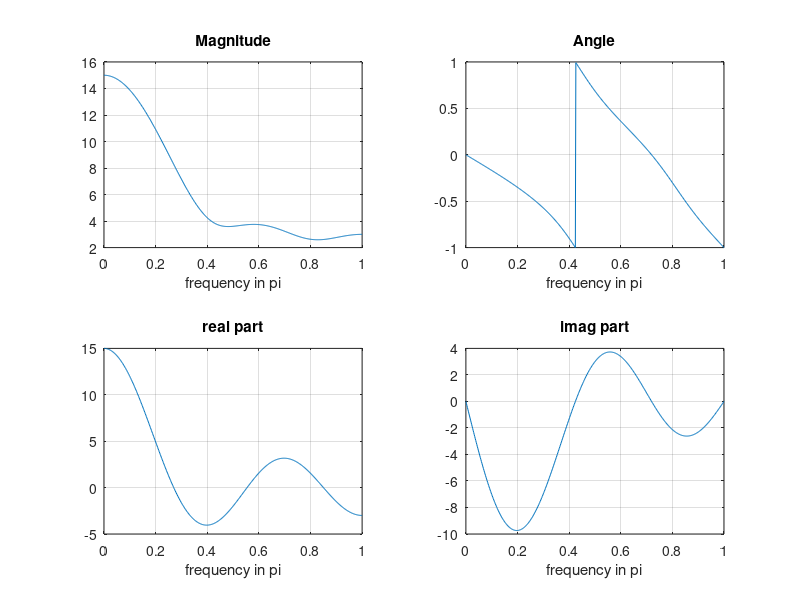
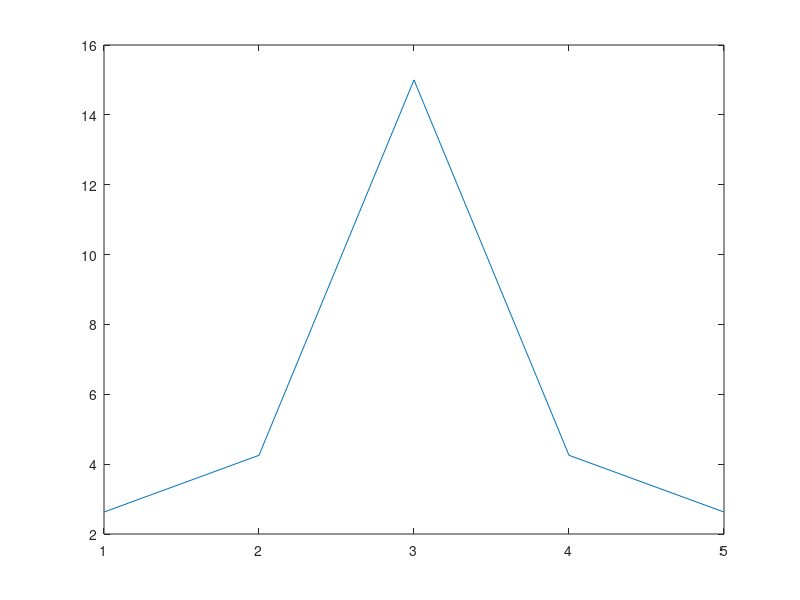
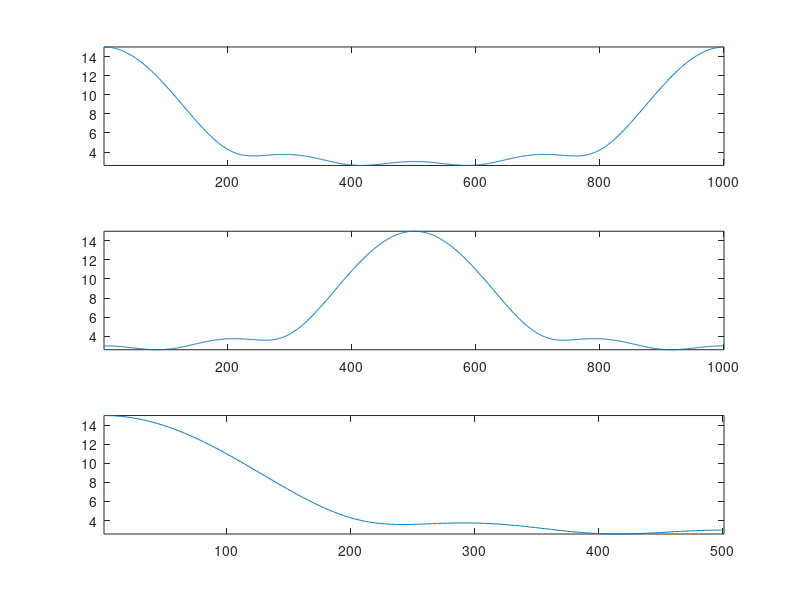
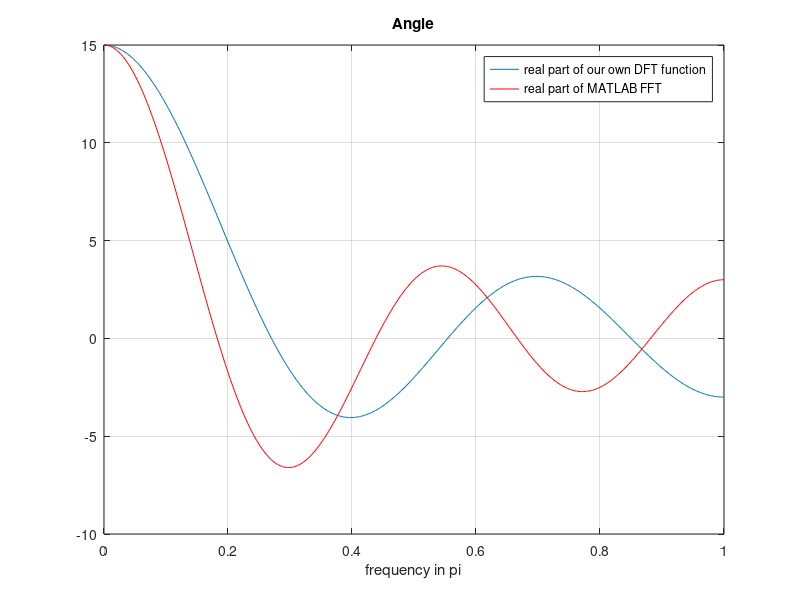

MATLAB code for these plots, in order: (Note: this script raises an error after producing the figures.)
clc; clear; close all;

%% express convolution as matrix multiplication 

h = [1 2 3 4 5]';
x = randn(3,1);
A = convmtx(h,length(x));
y = A*x;
y1 = conv(h,x);
figure
stem(y)
hold on
stem(y1)
legend('convmtx','conv')

%% matlab DTFT implementation

n = -1:3;
x = 1:5;

M = 500;
k = 0:M;
w = (pi/M)*k;

X = x * (exp(-1i*pi/M)).^(n'*k);

magX = abs(X);
angX = angle(X);
realX = real(X);
imagX = imag(X);

subplot(2,2,1); plot(k/M, magX); grid on;
xlabel('frequency in pi'); title('Magnitude');

subplot(2,2,2); plot(k/M, angX/pi); grid on;
xlabel('frequency in pi'); title('Angle');

subplot(2,2,3); plot(k/M, realX); grid on;
xlabel('frequency in pi'); title('real part');

subplot(2,2,4); plot(k/M, imagX); grid on;
xlabel('frequency in pi'); title('imag part');

%% 

xf = fft(x);

figure
plot(abs(fftshift(xf)))

%% padding zero after array in time domain, densifies fft in frequency domain
% remember: frequency output of fft is 0 to 2pi. 
% to shift it and align zero frequency at the center, we use fftshift 


x1 = zeros([M*2,1]);
x1(1:length(x)) = x;
xf = fft(x1);

figure
subplot(3,1,1); plot(abs(xf)); axis tight;
subplot(3,1,2); plot(abs(fftshift(xf))); axis tight;
subplot(3,1,3); plot(abs(xf(1:501))); axis tight;

%% compare angle of our own DFT and matlab's fft 

figure
plot(k/M, realX); grid on; hold on;
plot(k/M, real(xf(1:length(X))), 'r')
xlabel('frequency in pi'); title('Angle');
legend(['real part of our own DFT function'],['real part of MATLAB FFT']) 

%% compare real and imag part of our own DFT and matlab's fft 
% they are different because of the horizontal axis!
% horizontal axis of input is n=-1:3
% we use horizontal axis when calculating X
% we did not use it with matlab FFT
% matlab assumes that horizontal axis of signal starts from 0!
% with time shifting property of DFT (DTFT), we can overcome this limitation


figure
plot(k/M, angX/pi); grid on; hold on;
plot(k/M, angle(xf(1:length(X)))/pi, 'r')
xlabel('frequency in pi'); title('Angle');
legend(['angle of our own DFT function'],['angle of MATLAB FFT']) 

%% calculate fft of a signal that is not started from 0 ( for example started from -1 )

amount_of_shift = -1;
xf1 = xf(1:length(X)) .* exp(-1i*w'*(amount_of_shift));

figure
subplot(2,2,1); plot(k/M, magX); grid on; hold on;
plot(k/M, abs(xf1)) 
xlabel('frequency in pi'); title('Magnitude');

subplot(2,2,2); plot(k/M, angX/pi); grid on; hold on;
plot(k/M, angle(xf1)/pi)
xlabel('frequency in pi'); title('Angle');

subplot(2,2,3); plot(k/M, realX); grid on; hold on;
plot(k/M, real(xf1))
xlabel('frequency in pi'); title('real part');

subplot(2,2,4); plot(k/M, imagX); grid on; hold on;
plot(k/M, imag(xf1))
xlabel('frequency in pi'); title('imag part');

%% Linearity

n1 = -1:3;
x1 = 1:5;
alpha = 2;
xx1 = alpha*x1;

n2 = 0:6;
x2 = -5:1;
beta = 3;
xx2 = beta*x2;

[xx3,n3] = sigadd(xx1,n1,xx2,n2);

M = 500; %501 samples
k = 0:M;
w = (pi/M)*k;

X1 = x1*(exp(-1i*pi/M)).^(n1'*k);
X2 = x2*(exp(-1i*pi/M)).^(n2'*k);
X3 = xx3*(exp(-1i*pi/M)).^(n3'*k);
XX3 = alpha*X1 + beta*X2;

subplot(5,1,1); stem(n1,x1); xlim([-2 7]); 
subplot(5,1,2); stem(n2,x2); xlim([-2 7]); 
subplot(5,1,3); stem(n3,xx3); xlim([-2 7]); 
subplot(5,1,4); plot(k/M, abs(X3)); hold on; plot(k/M, abs(XX3));
subplot(5,1,5); plot(k/M, angle(X3)/pi); hold on; plot(k/M, angle(XX3)/pi); ylim([-1.5,1.5]);

%% Frequency-shifting (modulation) - example 1

n1 = -1:3;
x1 = 1:5;
w0 = pi/4;

x2 = x1 .* exp(1i*w0*n1);

X1 = x1*(exp(-1i*pi/M)).^(n1'*k);
X2 = x2*(exp(-1i*pi/M)).^(n1'*k);

figure
plot(k/M, abs(X1)); hold on;
plot(k/M, abs(X2))

%% Frequency-shifting (modulation) - example 2

n = -100:100;
x = cos(0.2*n);

x1 = x.*exp(1i*pi/2*n); % modulated signal

M = 500;
k = -M:M;
w = (pi/M)*k;

X = x*(exp(-1i*pi/M)).^(n'*k);
X1 = x1*(exp(-1i*pi/M)).^(n'*k);

[XX1,F1] = sigshift(X,w,pi/2);

figure;
plot(k/M, abs(X),'b'); hold on;
plot(k/M, abs(X1),'g')
plot(F1/pi, abs(XX1),'r')

%% conjugation

n = -1:3;
x = rand(1,5)+1i*rand(1,5);
x1=conj(x);

figure
subplot(3,2,1); stem(n,real(x))
subplot(3,2,2); stem(n,imag(x))
subplot(3,2,3); stem(n,real(x1))
subplot(3,2,4); stem(n,imag(x1))

M = 500;
k = -M:M;
w = (pi/M)*k;

X = x*(exp(-1i*pi/M)).^(n'*k);
X1 = x1*(exp(-1i*pi/M)).^(n'*k);

XX1 = conj(sigfold(X,w));
subplot(3,2,5); hold on; plot(k/M, abs(X1),'k'); plot(k/M, abs(XX1),'r--','linewidth',2);
subplot(3,2,6); hold on; plot(k/M, angle(X1)/pi,'k'); plot(k/M, angle(XX1)/pi,'r--','linewidth',2); ylim([-1.5;1.5]);
